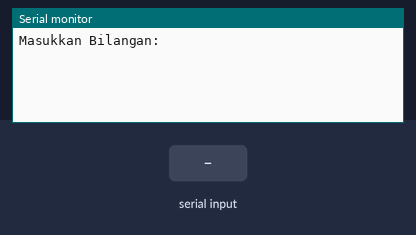
Bench run of a sketch on a simulated Arduino Uno, built with avr-gcc and run on an emulated ATmega328P. Parts: the last lines printed to the serial monitor. Inputs (shaded band) come from the test bench.

Above: at 1.2 s.
1.3 s: "90,45\n" received over Serial
At 2.1 s:
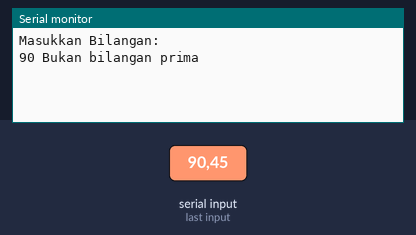
3.8 s: "5\n" received over Serial
At 5.4 s:
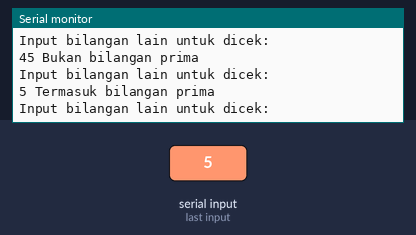

Measured:
- after the input at 1.3 s, the serial monitor: prints a new line at once (image 1)
- after the input at 3.8 s, the serial monitor: prints a new line at once (image 2)

The sketch:

Soal-4.ino
```cpp
int number = 0;
bool cekBilPrima = true;

void setup() {
  Serial.begin(9600);
  Serial.println("Masukkan Bilangan: ");
}

void loop() {
  if(Serial.available() > 1) {
    number = Serial.parseInt();

    if(number <= 1) {
      Serial.print(number);
      Serial.println(" Bukan bilangan prima");
    } else {
      cekBilPrima = true;
      for(int i = 2; i <= number/2; i++) {
        if (number % i == 0) {
          cekBilPrima = false;
          break;
        }
      }

      if(cekBilPrima) {
        Serial.print(number);
        Serial.println(" Termasuk bilangan prima");
      } else {
        Serial.print(number);
        Serial.println(" Bukan bilangan prima");
      }
    }

    delay(1000);
    Serial.println("Input bilangan lain untuk dicek: ");
  }
}
```
